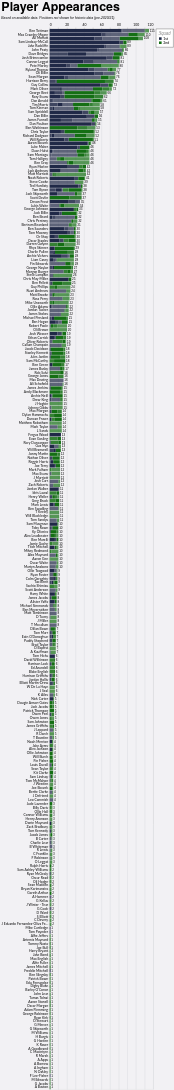

Describe this chart as a Vega-Lite specification.
### Vega-Lite specification from a JSON file in a GitHub repository (floating-point values rounded to 4 significant figures; data arrays with more than 128 entries replaced by an {"elided": "..."} marker saying what was removed)
{"config": {"axis": {"labelFont": "Lato, sans-serif", "titleFont": "PT Sans Narrow, Helvetica Neue, Helvetica, Arial, sans-serif", "labelFontSize": 13, "titleFontSize": 24, "gridColor": "#202947", "gridOpacity": 0.2}, "header": {"labelFont": "PT Sans Narrow, Helvetica Neue, Helvetica, Arial, sans-serif", "titleFont": "PT Sans Narrow, Helvetica Neue, Helvetica, Arial, sans-serif", "labelFontSize": 24, "titleFontSize": 28, "labelFontWeight": "bold", "orient": "left"}, "legend": {"labelFont": "Lato, sans-serif", "titleFont": "PT Sans Narrow, Helvetica Neue, Helvetica, Arial, sans-serif", "labelFontSize": 14, "titleFontSize": 16, "titlePadding": 5, "fillColor": "white", "strokeColor": "black", "padding": 10, "titleFontWeight": "lighter", "titleFontStyle": "italic", "titleColor": "gray", "offset": 10}, "title": {"font": "PT Sans Narrow, Helvetica Neue, Helvetica, Arial, sans-serif", "fontSize": 48, "fontWeight": "bold", "anchor": "start", "align": "center", "titlePadding": 20, "subtitlePadding": 10, "subtitleFontSize": 13, "subtitleColor": "", "subtitleFontStyle": "italic", "offset": 15, "color": "black"}, "axisX": {"labelAngle": 0}, "facet": {"title": null, "header": null, "align": {"row": "each", "column": "each"}}, "resolve": {"scale": {"y": "independent", "facet": "independent"}}, "background": "#f2f1f4"}, "layer": [{"mark": {"type": "bar"}, "encoding": {"color": {"field": "squad", "legend": {"orient": "right"}, "scale": {"domain": ["1st", "2nd"], "range": ["#202947", "#146f14"]}, "title": "Squad", "type": "nominal"}, "opacity": {"field": "start", "legend": null, "scale": {"domain": ["Start", "Bench", "Unknown"], "range": [1.0, 0.7, 0.4]}, "type": "nominal"}, "order": {"field": "squad", "sort": "ascending", "type": "quantitative"}, "tooltip": [{"field": "player", "title": "Player", "type": "nominal"}, {"field": "squad", "title": "Squad", "type": "nominal"}, {"aggregate": "sum", "field": "games", "title": "Games", "type": "quantitative"}, {"field": "start", "title": "Started?", "type": "nominal"}], "x": {"aggregate": "sum", "axis": {"orient": "top", "title": null}, "field": "games", "type": "quantitative"}, "y": {"field": "player", "sort": "-x", "title": null, "type": "nominal"}}, "title": {"text": "Player Appearances", "subtitle": "Based on available data. Positions not shown for historic data (pre-2020/21)."}}, {"mark": {"type": "text", "align": "left", "baseline": "middle", "dx": 3, "fontSize": 12}, "encoding": {"text": {"aggregate": "sum", "field": "games", "type": "quantitative"}, "x": {"aggregate": "sum", "field": "games", "type": "quantitative"}, "y": {"field": "player", "sort": "-x", "type": "nominal"}}}], "data": {"name": "data-b444d57c0817f057fdc453781e34593b"}, "height": {"step": 15}, "width": 400, "$schema": "https://vega.github.io/schema/vega-lite/v5.20.1.json", "datasets": {"data-b444d57c0817f057fdc453781e34593b": {"elided": "1938 records"}}}
